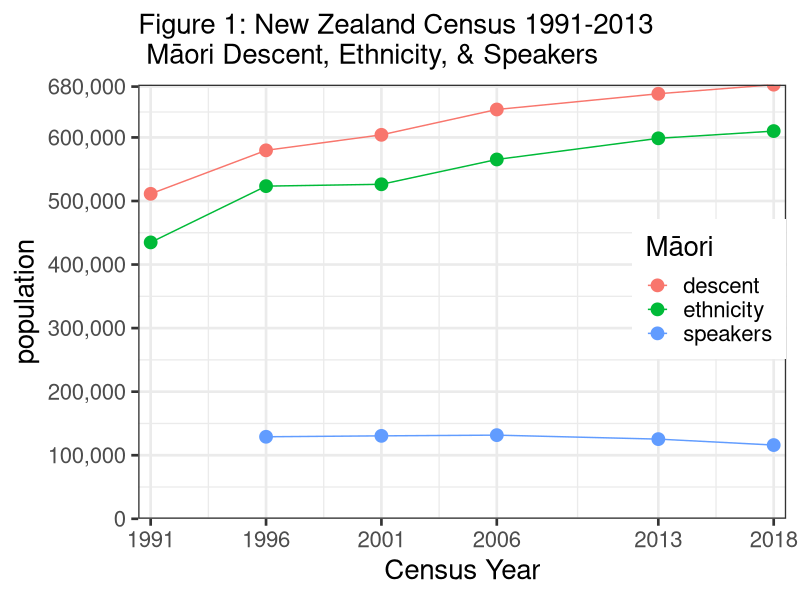
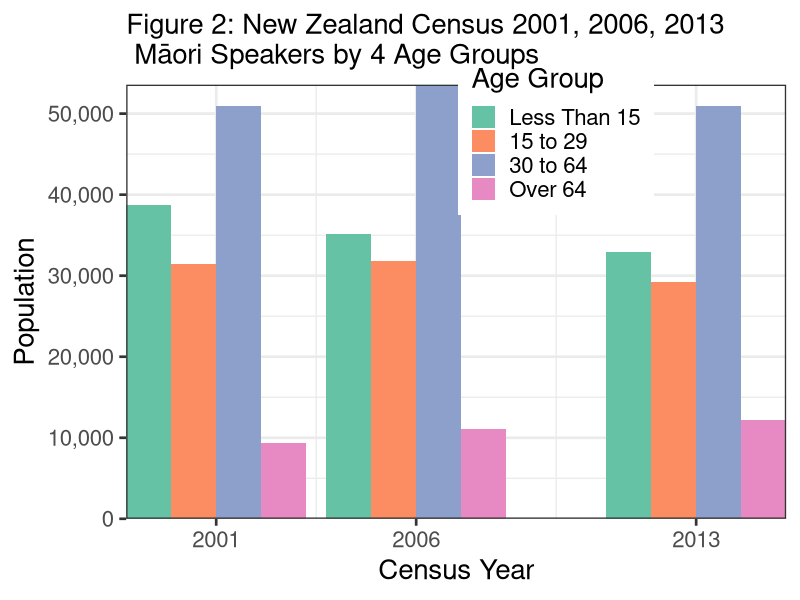
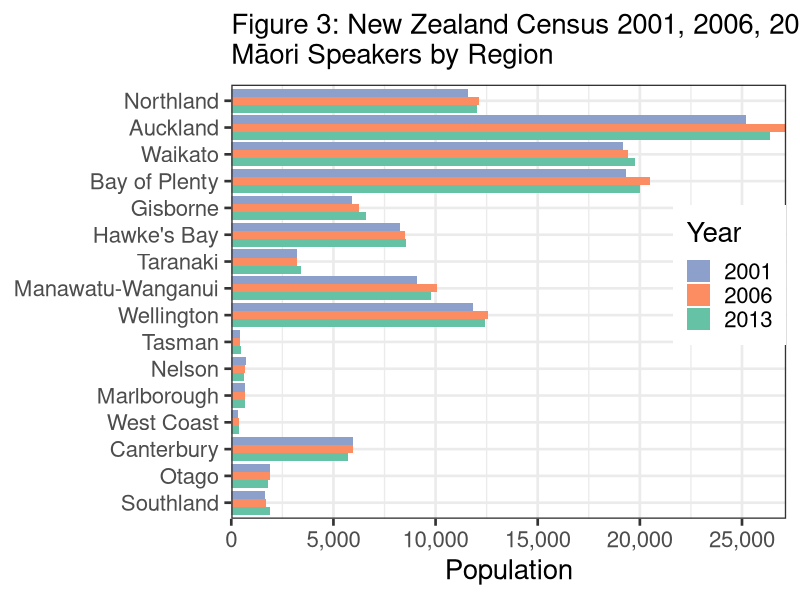
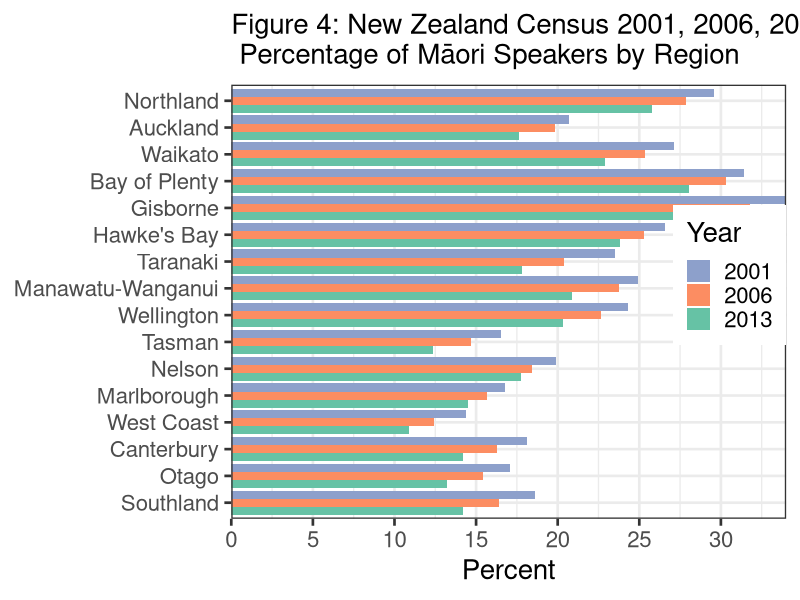
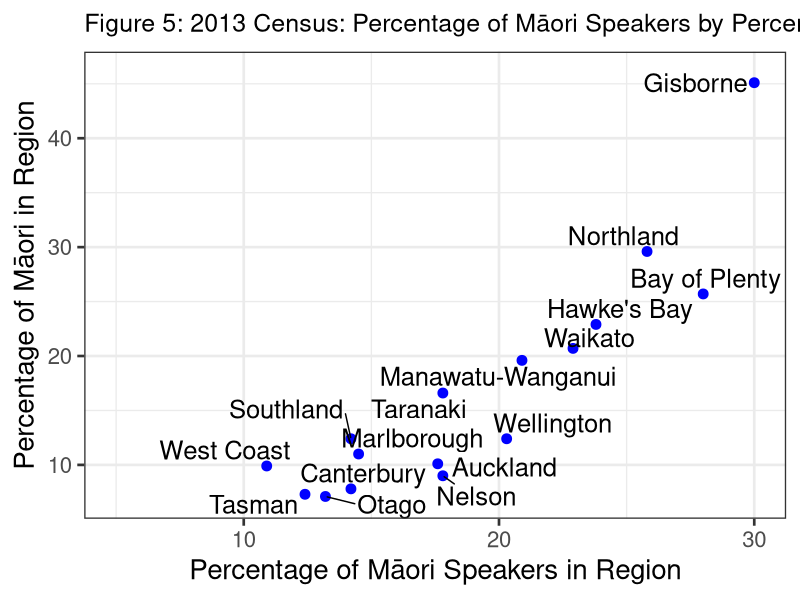
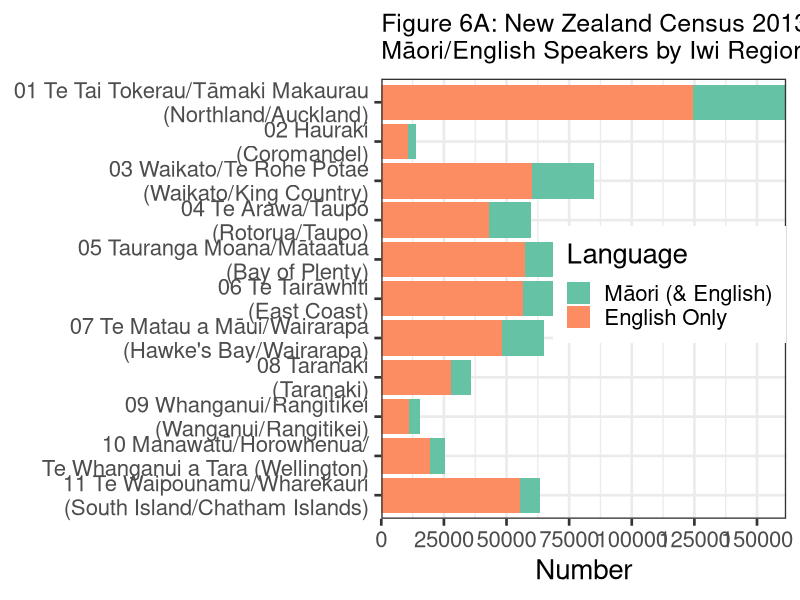
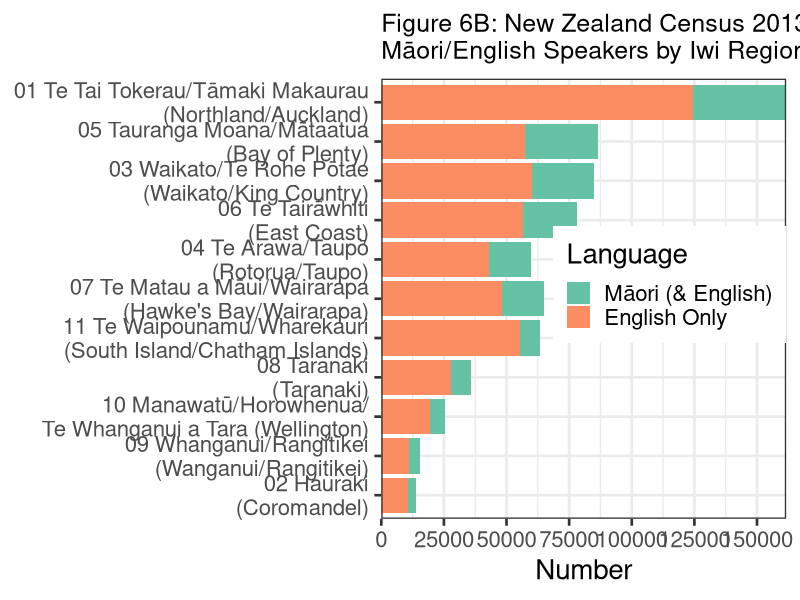
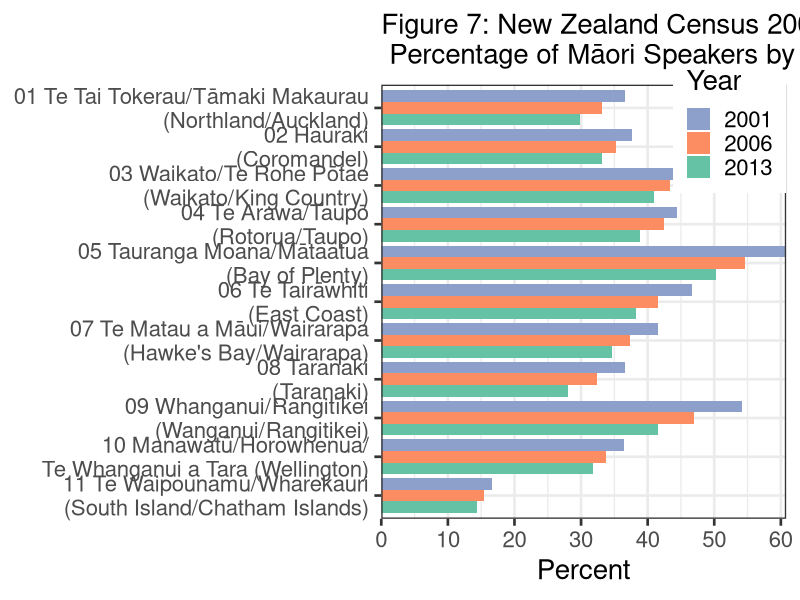

Generate these figures, in order, with R:
# start R script
# Maori Language stats from NZ Censuses, Peter J Keegan last updated 23 Jan 2016
# all data created in the script, self contained but not best way to do things.
# Done using R via RStudio in OSX, if using Windows etc. check Unicode OK.
# object names mostly lower case, or sometimes lowerCamelCase
# d.. usually indicates dataframe, plot.. indicates plot object
#
#
library(ggplot2);library(ggrepel)
library(reshape2)
library(scales)
library(readxl)
#
# Section 1 Overview
# Create vectors of NZ Census (Maori) Data, with addition of my 2018 guestimates
#
year <- c(1991, 1996, 2001, 2006, 2013, 2018)
ethnicity <- c(434847, 523371, 526281, 565329, 598605, 610000)
descent <- c(511278, 579714, 604110, 643977, 668724, 683000)
speakers <- c(NA, 129048, 130482, 131613, 125352, 116000) # no lang. qu pre 1996
#
# Combine to R dataframe
#
d001 <- data.frame(year, descent, ethnicity, speakers)
#
rm(descent, ethnicity, speakers, year) # Get rid of redundant vectors
#
# Convert data from wide to long format and stack
#
d001a <- melt(d001, id.vars = "year",
               measure.vars = c("descent", "ethnicity", "speakers"),
              variable.name = "maori",
                 value.name = "population")
#
# plot 1 1st attempt
#
# ggplot(d001a, aes(x = year, y = population, colour = maori, group = maori)) +
# geom_line() + geom_point(size = 4)
#
# plot 1 Final
#
plot01a <- ggplot(d001a, aes(x = year, y = population, colour = maori,
  group = maori)) + labs(colour = "M\u0101ori")
plot01b <- plot01a + ggtitle(paste0("Figure 1: New Zealand Census 1991-2013",
"\n M\u0101ori Descent, Ethnicity, & Speakers"))
plot01c <- plot01b + geom_line() + geom_point(size = 4)
plot01d <- plot01c + scale_y_continuous(labels = comma,
  breaks = c(0, 100000, 200000, 300000, 400000, 500000, 600000, 680000),
  expand = c(0, 0))
plot01e <- plot01d + expand_limits(y = 0, x = 2018) + theme_bw(base_size = 20)
plot01f <- plot01e + scale_x_continuous(name = "Census Year",
  breaks = c(1991, 1996, 2001, 2006, 2013, 2018), expand = c(.02, 0))
plot01g <- plot01f + theme (plot.title = element_text(size = 20))
plot01g + theme(legend.justification=c(1,.1), legend.position=c(1,.4))
#
#
rm(plot01a, plot01b, plot01c, plot01d, plot01e, plot01f)
#
#
# Section 2 Maori Speakers by 4 age groups
#
# Create vectors of NZ Census Data, Maori speakers by age group by year
# (2001, 2006, 2013)
#
year <- c(2001, 2006, 2013)
agelessthan15 <- c(38673, 35151, 32961)
age15to29 <- c(31479, 31860, 29232)
age30to64 <- c(50967, 53574, 50910)
ageover64 <- c(9363, 11031, 12249)
#
# Combine to dataframe
#
d002 <- data.frame(year, agelessthan15, age15to29, age30to64, ageover64)
#
rm(year, agelessthan15, age15to29, age30to64, ageover64) # delete redund vectors
#
# Convert data from wide to long format & stack
#
d002a <- melt(d002, id.vars = "year",
  measure.vars = c("agelessthan15", "age15to29", "age30to64", "ageover64"),
  variable.name = "agegroup",
  value.name = "pop")
#
#
#
# plot 2, 1st attempt
#
# plot02a <- ggplot(d002a, aes(x = year, y = pop, fill = agegroup)) +
# geom_bar(position = "dodge", stat = "identity")
# plot02a + theme_bw(base_size = 20) +
# ggtitle("Census: Maori language speakers by 4 Age Groups")
#
# change plot 2 colours
#
plot02a <- ggplot(d002a, aes(x = year, y = pop, fill = agegroup)) +
  geom_bar(position = "dodge", stat = "identity")
plot02b <- plot02a + scale_fill_brewer(palette = "Set2", name = "Age Group",
  labels = c("Less Than 15", "15 to 29", "30 to 64", "Over 64")) +
  theme_bw(base_size = 20)
plot02c <- plot02b + ggtitle(paste0("Figure 2: New Zealand Census 2001, 2006, ",
"2013 \n M\u0101ori Speakers by 4 Age Groups"))
plot02d <- plot02c + scale_y_continuous(name = "Population", labels = comma,
  breaks = c(0, 10000, 20000, 30000, 40000, 50000, 60000), expand = c(0, 0))
plot02e <- plot02d + scale_x_continuous(name = "Census Year",
  breaks = c(2001, 2006, 2013), expand = c(0, 0))
plot02f <- plot02e + theme (plot.title = element_text(size = 20))
plot02f + theme(legend.justification=c(1,0), legend.position=c(.8,.7))
#
rm(plot02a, plot02b, plot02c, plot02d, plot02e)
#
#
# Section 3
#
# New Zealand Census, No. of Maori language speakers by Regions, 2001 to 2013
#
# Create vectors of Stats Census Regions
#
rorder <- c(1, 2, 3, 4, 5, 6, 7, 8, 9, 10, 11, 12, 13, 14, 15, 16)
#
cregion <- c("Northland", "Auckland", "Waikato", "Bay of Plenty", "Gisborne",
  "Hawke's Bay", "Taranaki", "Manawatu-Wanganui", "Wellington",
  "Tasman", "Nelson", "Marlborough", "West Coast", "Canterbury",
  "Otago", "Southland")
cregionrev <- rev(cregion)
#
#
#
spr2001 <- c(12045, 26373, 19749, 19995, 6591, 8550, 3423, 9795, 12423, 459,
  639, 654, 366, 5712, 1800, 1872)
pop2001 <- c(40734, 127626, 72822, 63654, 19365, 32085, 14559, 39267, 51123,
  2778, 3219, 3894, 2547, 31635, 10545, 10038)
per2001 <- c(29.6, 20.7, 27.1, 31.4, 34, 26.6, 23.5, 24.9, 24.3, 16.5,
  19.9, 16.8, 14.4, 18.1, 17.1, 18.6)
spr2006 <- c(12141, 27162, 19422, 20508, 6276, 8493, 3216, 10047, 12552,
  450, 666, 669, 363, 5979, 1896, 1710)
pop2006 <- c(43530, 137133, 76572, 67662, 19761, 33555, 15798, 42285,
  55437, 3063, 3615, 4275, 2916, 36669, 12273, 10422)
per2006 <- c(27.89, 19.81, 25.36, 30.31, 31.76, 25.31, 20.36, 23.76,
  22.64, 14.69, 18.42, 15.65, 12.45, 16.31, 15.45, 16.41)
spr2013 <- c(11586, 25173, 19176, 19326, 5901, 8256, 3228, 9114, 11841,
  426, 741, 693, 345, 5958, 1902, 1647)
pop2013 <- c(44931, 142770, 83742, 68943, 19683, 34662, 18150, 43599,
  58338, 3441, 4167, 4776, 3171, 41910, 14385, 11607)
per2013 <- c(25.79, 17.63, 22.9, 28.03, 29.98, 23.82, 17.79, 20.9,
  20.3, 12.38, 17.78, 14.51, 10.88, 14.22, 13.22, 14.19)
#
d003 <- data.frame(rorder, cregion, spr2001, pop2001, per2001,
  spr2006, pop2006, per2006, spr2013, pop2013, per2013)
#
rm(rorder, spr2001, pop2001, per2001, spr2006, pop2006,
  per2006, spr2013, pop2013, per2013)
#
d003a <- d003[c(2, 9, 6, 3)]
#
d003b <- melt(d003a, id.vars = "cregion",
    measure.vars = c("spr2001", "spr2006", "spr2013"),
    variable.name = "Year",
    value.name = "Population")
#
# plot 3 1st basic, then improve
#
# ggplot(d003b, aes(x = cregion, y = Population, fill = Year)) +
# geom_bar(position = "dodge", stat = "identity")
#
#
# plot 3 final plot
#
plot03c <- ggplot(d003b, aes(x = cregion, y = Population, fill = Year)) +
  geom_bar(position = "dodge", stat = "identity")
plot03d <- plot03c + coord_flip() + theme_bw(base_size = 20) +
  theme (plot.title = element_text(size=20))
plot03e <- plot03d + scale_fill_brewer(palette = "Set2",
  labels =c("2013", "2006", "2001"))
plot03f <- plot03e + ggtitle(paste0("Figure 3: New Zealand Census 2001, 2006, ",
"2013\nM\u0101ori Speakers by Region"))
plot03g <- plot03f + scale_x_discrete(limits = cregionrev)
plot03f <- plot03g + scale_y_continuous(labels = comma,
  breaks = c(0, 5000, 10000, 15000, 20000, 25000, 30000), expand = c(0, 0))
plot03g <- plot03f + guides(fill = guide_legend(reverse=TRUE)) +
  theme(axis.title.y = element_blank())
plot03g + theme(legend.justification=c(1,0), legend.position=c(1,.4))
#
rm(plot03c, plot03d, plot03e, plot03f)
#
#
# Section 4 #
#
# New Zealand Census % of Maori language speakers by Regions, 2001 to 2013
#
d004a <- d003[c(2, 11, 8, 5)]
#
d004b <- melt(d004a, id.vars = "cregion",
                measure.vars = c("per2013", "per2006", "per2001"),
                variable.name = "Year",
                   value.name = "Percent")
#
#
#names(d004b) <- c("Region", "Year", "Percent")
#
# plot 4, 1st basic then improve
#
# plot4a <- ggplot(d004b, aes(x=Region, y=Percent, fill=Year)) +
# geom_bar(position="dodge", stat="identity")
# plot4a + theme_bw(base_size = 16) +
# ggtitle("Census: % of Maori language speakers by Region") + coord_flip()
#
# plot 4 change plot colours
#
# plot04b <- ggplot(d004b, aes(x=Region, y=Percent, fill=Year)) +
# geom_bar(position="dodge", stat="identity")
# plot04bb <- cplot04b + scale_fill_brewer(palette="Set2") +
# theme_bw(base_size = 16) + coord_flip()
# plot04bb + ggtitle("Census: % Maori language speakers by Region")
#
# plot 4 add region labels
#
# plot04c <- ggplot(d004b, aes(x=Region, y=Percent, fill=Year)) +
# geom_bar(position="dodge", stat="identity")
# plot04d <- plot04c + scale_fill_brewer(palette="Set2") +
# theme_bw(base_size = 16)
# plot04e <- plot04d + ggtitle("Fig. 4: Census: % of Maori speakers by Region")
# plot04e + scale_x_discrete(limits=c("Southland", "Otago", "Canterbury",
# "West Coast", "Marlborough", "Nelson", "Tasman", "Wellington",
# "Manawatu-Wanganui", "Taranaki", "Hawke's Bay", "Gisborne",
# "Bay of Plenty", "Waikato", "Auckland", "Northland")) +
# theme(axis.title.y = element_blank())
#
# plot 4 Final, get legend labels correct and in order
#
plot04h <- ggplot(d004b, aes(x = cregion, y = Percent, fill = Year)) +
  geom_bar(position = "dodge", stat = "identity")
plot04i <- plot04h + scale_fill_brewer(palette = "Set2",
  labels =c("2013", "2006", "2001")) + coord_flip()
plot04j <- plot04i + theme_bw(base_size = 20)
plot04k <- plot04j + ggtitle(paste0("Figure 4: New Zealand Census 2001, 2006, ",
"2013\n Percentage of M\u0101ori Speakers by Region"))
plot04l <- plot04k + scale_x_discrete(limits = cregionrev)
plot04m <- plot04l + theme(axis.title.y = element_blank())
plot04n <- plot04m + scale_y_continuous(breaks = c(0, 5, 10, 15, 20, 25, 30,
  35), expand = c(0, 0))
plot04o <- plot04n + guides(fill = guide_legend(reverse = TRUE))
plot04p <- plot04o + theme (plot.title = element_text(size = 20))
plot04p + theme(legend.justification=c(1,0), legend.position=c(1,.4))
#
rm(plot04h, plot04i, plot04j, plot04k, plot04l, plot04m, plot04n, plot04o)
#
# Section 5
#
# NZ Census Data % of Maori speakers by Regions vs. % of total Regional pop.2013
#
# Create vectors of NZ Census Data for 2013
#
# Region (already created)
#
perSpkr13 <- c(25.8, 17.6, 22.9, 28.0, 30.0, 23.8, 17.8, 20.9, 20.3,
  12.4, 17.8, 14.5, 10.9, 14.2, 13.2, 14.2)
#
perPop13 <- c(29.6, 10.1, 20.7, 25.7, 45.1, 22.9, 16.6, 19.6, 12.4,
  7.3, 9.0, 11.0, 9.9, 7.8, 7.1, 12.4)
#
# Combine to dataframe
#
d005 <- data.frame(cregion, perSpkr13, perPop13)
#
rm(perSpkr13, perPop13)
#
#
#
# plot 5, basic then improve
#
# plot05 <- ggplot(d005, aes(x=perSpkr13, y=perPop13, fill=cregion)) +
# geom_point() + theme_bw(base_size = 16)
# plot05 + ggtitle("2013 Census: % Speakers by % of Region Pop.")
#
# plot 5 - add labels, hide key
#
# plot5a <- ggplot(d005, aes(x=perSpkr13, y=perPop13, fill=cregion)) +
# geom_point() + theme_bw(base_size = 16)
# plot5b <- plot5a + geom_text(aes(label=Region), hjust=1.1, vjust=.5, size=6) +
# xlim(5,40)+ ylim(5,50)
# plot5b + guides(fill=FALSE) +
# ggtitle("2013 Census: Maori % Speakers by % of Region Pop.")
#
# Plot 5, ex final R plot 2015
#
# plot05c <- ggplot(d005, aes(x = perSpkr13, y = perPop13, fill = cregion)) +
#   geom_point(colour = "blue", size = 4)
# plot05d <- plot05c + theme_bw(base_size = 20) + guides(fill=FALSE)
# plot05e <- plot05d + ggtitle(paste0("Figure 5: 2013 Census: % of M\u0101ori ",
# "Speakers by Percentage Region Population"))
# plot05f <- plot05e + theme (plot.title = element_text(size = 18))
# plot05g <- plot05f + geom_text(aes(label = cregion), hjust = 1.1,
#   vjust = .5, size = 6) + xlim(5, 30) + ylim(7, 46)
# plot05g + xlab("Percentage of M\u0101ori Speakers in Region") +
#   ylab("Percentage of M\u0101ori in Region")
#
# rm(plot05c, plot05d, plot05e, plot05f)
#
# Plot 5, Final R plot 2016
# use Geoms from ggrepel to fix overlapping labels
#
plot05cc <- ggplot(d005, aes(x = perSpkr13, y = perPop13, fill = cregion)) +
  geom_point(colour = "blue", size = 3)
plot05cd <- plot05cc + theme_bw(base_size = 20) + guides(fill=FALSE)
plot05ce <- plot05cd + ggtitle(paste0("Figure 5: 2013 Census: Percentage ",
    "of M\u0101ori Speakers by Percentage Region Population"))
plot05cf <- plot05ce + theme (plot.title = element_text(size = 18))
plot05cg <- plot05cf + geom_text_repel(aes(perSpkr13, perPop13, label = cregion),
    size = 6.5, force = 1) + xlim(5, 30) + ylim(7, 46)
plot05cg + xlab("Percentage of M\u0101ori Speakers in Region") +
  ylab("Percentage of M\u0101ori in Region")
#
rm(plot05cc, plot05cd, plot05ce, plot05cf)
#
#
#
# Section 6
#
# Create vectors of NZ Iwi-Region speakers of Maori for 2001, 2006, 2013
#
iwiregion <- c("01 Te Tai Tokerau/Tāmaki Makaurau\n (Northland/Auckland)",
  "02 Hauraki\n (Coromandel)",
  "03 Waikato/Te Rohe Pōtae\n (Waikato/King Country)",
  "04 Te Arawa/Taupō\n (Rotorua/Taupo)",
  "05 Tauranga Moana/Mātaatua\n (Bay of Plenty)",
  "06 Te Tairāwhiti\n (East Coast)",
  "07 Te Matau a Māui/Wairarapa\n (Hawke's Bay/Wairarapa)",
  "08 Taranaki\n (Taranaki)",
  "09 Whanganui/Rangitīkei\n (Wanganui/Rangitikei)",
  "10 Manawatū/Horowhenua/\n Te Whanganui a Tara (Wellington)",
  "11 Te Waipounamu/Wharekauri\n (South Island/Chatham Islands)")
#
iwiregionrev <- rev(iwiregion) # useful for plots
#
#
#
c2001M <- c(36012, 2508, 21954, 15708, 26454, 21429, 15696, 7149, 3990, 4569,
  6468)
c2001E <- c(98220, 6663, 46077, 35322, 43473, 45948, 37812, 19497, 7356,
  12525, 38856)
c2001T <- c(134232, 9171, 68031, 51030, 69927, 67377, 53508, 26646,
  11346, 17094, 45324)
c2001Per <- c(36.6, 37.6, 47.6, 44.4, 60.8, 46.6, 41.5, 36.6, 54.2, 36.4, 16.6)
c2006M <- c(39285, 3363, 22848, 16599, 28935, 23226, 17229, 7869, 4449,
  5295, 7710)
c2006E <- c(118527, 9504, 52665, 39063, 52947, 55809, 45966, 24234,
  9450, 15693, 49881)
c2006T <- c(157812, 12867, 75513, 55662, 81882, 79035, 63195, 32103,
  13899, 20988, 57591)
c2006Per <- c(33.1, 35.3, 43.3, 42.4, 54.6, 41.6, 37.4, 32.4, 47, 33.7, 15.4)
c2013M <- c(37140, 3492, 24666, 16743, 28890, 21588, 16680, 7842,
  4569, 6141, 7944)
c2013E <- c(124503, 10539, 60237, 43062, 57459, 56412, 48132, 27963,
  11001, 19287, 55284)
c2013T <- c(161643, 14031, 84903, 59805, 86349, 78000, 64812, 35805,
  15570, 25428, 63228)
c2013Per <- c(29.8, 33.1, 40.9, 38.8, 50.2, 38.2, 34.6, 28,
  41.5, 31.8, 14.3)
#
# Combine to dataframe
#
d006 <- data.frame(iwiregion, c2001M, c2001E, c2001T, c2001Per, c2006M,
  c2006E, c2006T, c2006Per, c2013M, c2013E, c2013T, c2013Per)
rm(c2001M, c2001E, c2001T, c2001Per, c2006M, c2006E, c2006T,
  c2006Per, c2013M, c2013E, c2013T, c2013Per)
#
d006a <- d006[c(1, 13, 9, 5)]
#
d006b <- melt(d006a, id.vars = "iwiregion")
names(d006b) <- c("iwiregion", "Year", "Percent")
#
d006c <- d006[c(1, 10, 11)]
d006d <- melt(d006c, id.vars = "iwiregion")
names(d006d) <- c("iwiregion", "Language", "Number")
#
# Plot 6
#
#
# plot06a <- ggplot(d006d, aes(x=iwiregion, y=Number, fill=Language)) +
# geom_bar(stat="identity")
# plot06a+ theme_bw(base_size = 18) +
# ggtitle("Maori/English Speakers by Iwi Region") + coord_flip()
#
#
plot06b <- ggplot(d006d, aes(x = iwiregion, y = Number, fill = Language)) +
  geom_bar(stat = "identity")
plot06c <- plot06b + ggtitle(paste0("Figure 6A: New Zealand Census 2013\n",
"M\u0101ori/English Speakers by Iwi Region"))
plot06d <- plot06c + theme_bw(base_size = 20) + coord_flip()
plot06e <- plot06d + theme (plot.title = element_text(size = 18))
plot06f <- plot06e + scale_fill_brewer(palette = "Set2",
  labels = c("M\u0101ori (& English)", "English Only"))
plot06g <- plot06f + scale_x_discrete(limits = iwiregionrev) +
  theme(axis.title.y = element_blank())
plot06h <- plot06g + scale_y_continuous(breaks = c(0, 25000, 50000, 75000,
  100000, 125000, 150000), expand = c(0, 0))
plot06h + theme(legend.justification=c(1,0), legend.position=c(1,.4))
#
rm(plot06b, plot06c, plot06d, plot06e, plot06f, plot06g)
#
# plot 6 reordered
#
plot06p <- ggplot(d006d, aes(x = iwiregion, y = Number, fill = Language)) +
  geom_bar(stat = "identity")
plot06q <- plot06p + ggtitle(paste0("Figure 6B: New Zealand Census 2013 \n",
"M\u0101ori/English Speakers by Iwi Region"))
plot06r <- plot06q + theme_bw(base_size = 20) + coord_flip() +
  theme(axis.title.y = element_blank())
plot06s <- plot06r + theme (plot.title = element_text(size = 18))
plot06t <- plot06s +
  scale_fill_brewer(palette = "Set2",
  labels =c("M\u0101ori (& English)", "English Only"))
plot06u <- plot06t + scale_x_discrete(limits =c("02 Hauraki\n (Coromandel)",
  "09 Whanganui/Rangitīkei\n (Wanganui/Rangitikei)",
  "10 Manawatū/Horowhenua/\n Te Whanganui a Tara (Wellington)",
  "08 Taranaki\n (Taranaki)",
  "11 Te Waipounamu/Wharekauri\n (South Island/Chatham Islands)",
  "07 Te Matau a Māui/Wairarapa\n (Hawke's Bay/Wairarapa)",
  "04 Te Arawa/Taupō\n (Rotorua/Taupo)",
  "06 Te Tairāwhiti\n (East Coast)",
  "03 Waikato/Te Rohe Pōtae\n (Waikato/King Country)",
  "05 Tauranga Moana/Mātaatua\n (Bay of Plenty)",
  "01 Te Tai Tokerau/Tāmaki Makaurau\n (Northland/Auckland)"))
plot06v <- plot06u + scale_y_continuous(breaks = c(0, 25000, 50000, 75000,
  100000, 125000, 150000), expand = c(0, 0))
plot06v + theme(legend.justification=c(1,0), legend.position=c(1,.4))
#
rm(plot06p, plot06q, plot06r, plot06s, plot06t, plot06u)
#
# Section 7
# plot 7
#
# plot07 <- ggplot(d006b, aes(x=IwiRegion, y=Percent, fill=Year)) +
# geom_bar(position="dodge", stat="identity")
# plot07 + theme_bw(base_size = 16) +
# ggtitle("Census: Percentage of Maori language speakers by Iwi Region") +
# coord_flip()
#
plot07a <- ggplot(d006b, aes(x = iwiregion, y = Percent, fill = Year)) +
  geom_bar(position = "dodge", stat = "identity")
plot07b <- plot07a + coord_flip() + theme_bw(base_size = 20)
plot07c <- plot07b +
  scale_fill_brewer(palette = "Set2", labels = c("2013", "2006", "2001"))
plot07d <- plot07c + ggtitle(paste0("Figure 7: New Zealand Census 2001, 2006, ",
"2013\n Percentage of M\u0101ori Speakers by Iwi Region"))
plot07e <- plot07d + theme (plot.title = element_text(size = 20))
plot07f <- plot07e + scale_x_discrete(limits = iwiregionrev)
plot07g <- plot07f + scale_y_continuous(breaks = c(0, 10, 20, 30,
  40, 50, 60), expand = c(0, 0))
plot07h <- plot07g + guides(fill = guide_legend(reverse = TRUE)) +
  theme(axis.title.y = element_blank())
plot07h + theme(legend.justification=c(1,0), legend.position=c(1, .75))
#
rm(plot07a, plot07b, plot07c, plot07d, plot07e, plot07f, plot07g)
#
# Section 8, iwi 10k+, 2013
#
iwi10k <-c("Ngapuhi", "Ngati Porou", "Ngai Tahu / Kai Tahu", "Waikato",
  "Ngati Tuwharetoa", "Ngati Maniapoto", "Tuhoe",
  "Ngati Kahungunu ki Te Wairoa", "Te Arawa",
  "Ngati Kahungunu, region unspecified", "Te Rarawa", "Ngati Awa",
  "Te Atiawa (Taranaki)", "Ngati Raukawa (ki te Tonga)",
  "Ngati Whatua", "Te Whanau-a-Apanui","Ngaiterangi",
  "Whakatohea", "Tainui", "Te Ati Hau Nui-a-Paparangi",
  "Ngati Kahungunu ki Heretaunga", "Ngati Raukawa (Waikato)")
iwi10krev  <- rev(iwi10k)
m2001 <-c(26646, 19431, 5148, 12636, 8958, 8031, 12363, 4332, 5241, 7278,
  4107, 4746, 2070, 3084, 3447, 4353, 3609, 3474, 3786, 3342, 2460, 1497)
e2001 <-c(76005, 41907, 33639, 23118, 20184, 19041, 16923, 10236, 11325,
  17481, 7347, 8247, 7953, 7860, 8580, 5562, 5853, 6438, 8940, 5433,
  4428, 3609)
t2001 <-c(102651, 61338, 38787, 35754, 29142, 27072, 29286, 14568, 16566,
  24759, 11454, 12993, 10023, 10944, 12027, 9915, 9462, 9912, 12726, 8775,
  6888, 5106)
per2001 <-c(26.0, 31.7, 13.3, 35.3, 30.7, 29.7, 42.2, 29.7, 31.6, 29.4,
  35.9, 36.5, 20.7, 28.2, 28.7, 43.9, 38.1, 35.0, 29.8, 38.1, 35.7, 29.3)
m2006 <-c(29733, 21153, 5973, 11412, 10428, 9375, 13344, 5535, 7458, 4977,
  4959, 5133, 2391, 3444, 4194, 4821, 4209, 4014, 4128, 3684, 3084, 2244)
e2006 <-c(92805, 51084, 43110, 22203, 24300, 24291, 19500, 15432, 15978,
  13920, 9960, 10164, 10383, 9786, 10581, 6993, 7986, 8106, 10221, 6807,
  6447, 5862)
t2006 <-c(122538, 72237, 49083, 33615, 34728, 33666, 32844, 20967, 23436,
  18897, 14919, 15297, 12774, 13230, 14775, 11814, 12195, 12120, 14349,
  10491, 9531, 8106)
per2006 <-c(24.3, 29.3, 12.2, 33.9, 30.0, 27.8, 40.6, 26.4, 31.8, 26.3,
  33.2, 33.6, 18.7, 26.0, 28.4, 40.8, 34.5, 33.1, 28.8, 35.1, 32.4, 27.7)
m2013 <-c(28053, 19425, 6270, 12879, 10011, 9429, 13413, 5460, 5670,
  4422, 5064, 5262, 2679, 3678, 3732, 5058, 4347, 3819, 2544, 3738, 3300,
  2763)
e2013 <-c(97302, 51447, 48132, 27252, 25776, 25902, 21522, 15492, 14046,
  14049, 11349, 10884, 12477, 11343, 10995, 7797, 8496, 8334, 9264, 7947,
  7656, 7254)
t2013 <-c(125355, 70872, 54402, 40131, 35787, 35331, 34935, 20952, 19716,
  18471, 16413, 16146, 15156, 15021, 14727, 12855, 12843, 12153, 11808,
  11685, 10956, 10017)
per2013 <-c(22.4, 27.4, 11.5, 32.1, 28.0, 26.7, 38.4, 26.1, 28.8, 23.9,
  30.9, 32.6, 17.7, 24.5, 25.3, 39.3, 33.8, 31.4, 21.5, 32.0, 30.1, 27.6)
#
d008 <- data.frame(iwi10k, m2001, e2001, t2001, per2001, m2006, e2006, t2006,
per2006, m2013, e2013, t2013, per2013)
#
rm(m2001, e2001, t2001, per2001, m2006, e2006, t2006, per2006, m2013,
  e2013, t2013, per2013)
#
d008a <- d008[c(1, 13, 9, 5)]
#
d008b <- melt(d008a, id.vars = "iwi10k")
names(d008b) <- c("iwi10k", "Year", "Percent")
#
d008c <- d008[c(1, 10, 11)]
d008d <- melt(d008c, id.vars = "iwi10k")
names(d008d) <- c("iwi10k", "Language", "Number")
#
# plot08a <- ggplot(d008d, aes(x=Iwi, y=Number, fill=Language)) +
# geom_bar(stat="identity")
# plot08a+ theme_bw(base_size = 18) +
# ggtitle("Maori/English Speakers by Major Iwi") + coord_flip()
#
#
plot08b <- ggplot(d008d, aes(x = iwi10k, y = Number, fill = Language)) +
  geom_bar(stat = "identity")
plot08c <- plot08b + ggtitle(paste0("Figure 8: New Zealand Census 2013\n",
"M\u0101ori/English Speakers by Major Iwi"))
plot08d <- plot08c + theme_bw(base_size = 20) + coord_flip()
plot08e <- plot08d + theme (plot.title = element_text(size=20))
plot08f <- plot08e+ theme(axis.title.y = element_blank())
plot08g <- plot08f + scale_fill_brewer(palette = "Set2",
  labels = c("M\u0101ori (& English)", "English Only"))
plot08h <- plot08g + scale_x_discrete(limits = iwi10krev)
plot08i <- plot08h + scale_y_continuous(breaks = c(0, 20000, 40000, 60000,
  80000, 100000, 120000), expand = c(0, 0))
plot08i + theme(legend.justification=c(1,0), legend.position=c(1,.4))
#
rm(plot08b, plot08c, plot08d, plot08e, plot08f, plot08g, plot08h)
#
#
plot08m <- ggplot(d008b, aes(x = iwi10k, y = Percent, fill = Year)) +
  geom_bar(position = "dodge", stat = "identity")
plot08n <- plot08m + coord_flip() + theme_bw(base_size = 20)
plot08o <- plot08n + scale_fill_brewer(palette = "Set2",
  labels = c("2013", "2006", "2001"))
plot08p <- plot08o + ggtitle(paste0("Figure 9: New Zealand Census 2001, 2006, ",
"2013\n Percentage of M\u0101ori Speakers by Major Iwi"))
plot08q <- plot08p + theme (plot.title = element_text(size=20))
plot08r <- plot08q + scale_x_discrete(limits = iwi10krev)
plot08s <- plot08r + scale_y_continuous(breaks = c(0, 10, 20, 30,
  40), expand = c(0, 0))
plot08t <- plot08s + guides(fill = guide_legend(reverse = TRUE)) +
  theme(axis.title.y = element_blank())
plot08t + theme(legend.justification=c(1,0), legend.position=c(1,.4))
#
rm(plot08m, plot08n, plot08o, plot08p, plot08q, plot08r, plot08s)
#
#
# Te Kupenga Data
#
# Figure 10
#
d010a <- read_excel("kupe-iwid1a.xls", sheet = 1) # columns set for stacks
str(d010a)
d010b <- d010a
#
d010c <- melt(d010b, id.vars = "iwi")
names(d010c) <- c("iwi", "Proficiency", "Percent")
str(d010c)
#
levels(d010c$Proficiency)
#
# either order factor Proficency for plotting or change column positions
#
# d010d <- d010c
# d010d$Proficiency <- factor(d010d$Proficiency, levels =c("epervewe",
#  "dperwell", "cperfw", "bpernot", "apernom"))
#
d010c$iwi <- factor(d010c$iwi, levels =c("Ngaitahu", "Tuwharetoa",
 "Maniapoto", "Ngapuhi","Ngati Porou", "Te Arawa", "Waikato",
 "Kahungunu (Wairoa)", "Tuhoe", "All"))
levels(d010c$iwi)
#
# theme(axis.text.x = element_text(angle = 60, hjust = 1)) +
#
#
# plot below no longer works, probably ggplot change ! NEED TO FIX
#
ggplot(d010c, aes(x=iwi, y = Percent, fill = Proficiency)) + coord_flip() +
  geom_bar(stat = "identity") + theme_bw(base_size = 18) +
  scale_y_discrete(breaks = c(0, 10, 20, 30, 40, 50, 60, 70, 80, 90, 100),
  expand = c(0, 0)) + scale_fill_brewer(palette = "Blues", direction = -1,
  labels =c("very well", "well", "fairly well", "not very well", "few words"),
  name = "Te Reo M\u0101ori\n Proficiency") +
  ggtitle(paste0("Figure 10: Te Kupenga 2013, M\u0101ori Speaker",
  " Oral Proficiency by Major Iwi"))
#
#
#
# end of R script
